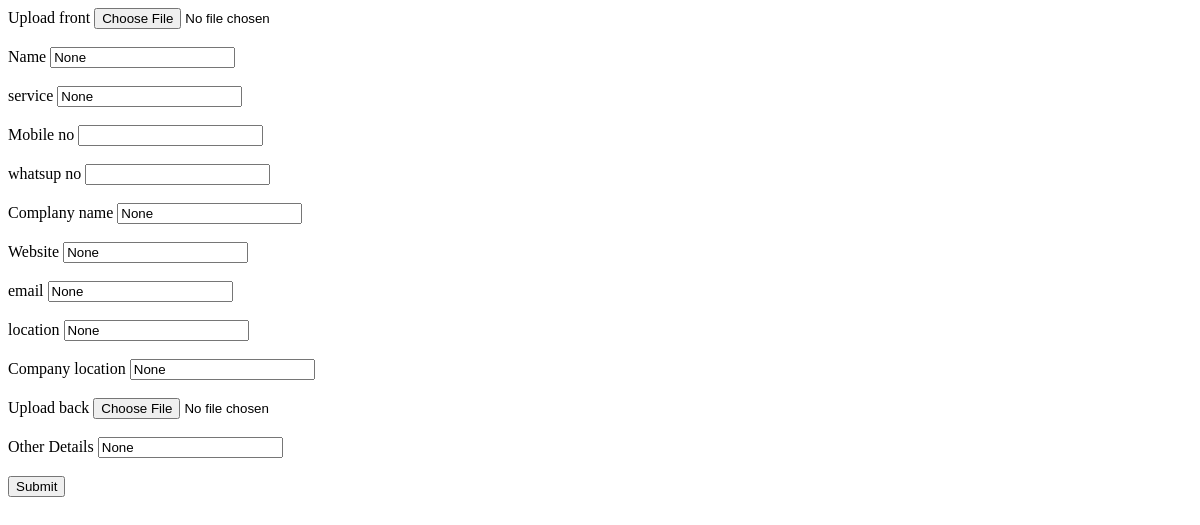
Page /longprofile/personal_card_update/ (signed in) on the earlier database version.
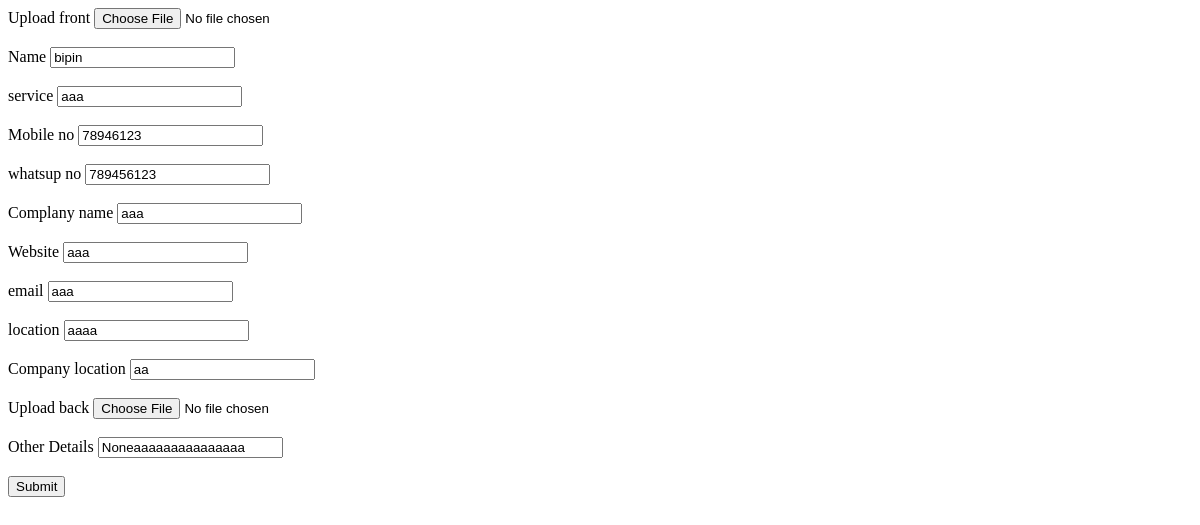
Same page on the later database version.
### longprofile/models.py (models this page shows)
class Personal_card(models.Model):
    user = models.ForeignKey(CustomUser, on_delete=models.CASCADE,blank=True, null=True)
    front_img = models.ImageField(upload_to='media',null=True,blank=True)
    back_img = models.ImageField(upload_to='media',null=True,blank=True)
    name = models.CharField(max_length=50,null=True,blank=True)
    services = models.CharField(max_length=50,null=True,blank=True)
    mobile = models.IntegerField(null=True,blank=True)
    whatsup = models.IntegerField(null=True,blank=True)
    company_name = models.CharField(max_length=150,null=True,blank=True)
    website = models.CharField(max_length=150,null=True,blank=True)
    email = models.CharField(max_length=150,null=True,blank=True)
    location = models.CharField(max_length=150,null=True,blank=True)
    company_location = models.CharField(max_length=150,null=True,blank=True)
    details = models.CharField(max_length=500,null=True,blank=True)
    update_at = models.DateTimeField(auto_now=True)

### longprofile/views.py (the view, shortened to what this page needs)
# urls.py: path('personal_card_update/',views.personal_card_update,name="personal_card_update"),
def personal_card_update(request):
    current_user = request.user
    if Personal_card.objects.filter(user_id = current_user.id):
        view = Personal_card.objects.get(user_id = current_user.id)
    else:
        view = Personal_card()
    context = {
        "view":view,
    }
    return render(request,'longprofile/personal_card_update.html',context)

### templates/longprofile/personal_card_update.html (shortened to what this page needs)
<html>
    <body>
        <form method="post" enctype="multipart/form-data">
            <label for="uploadimg">Upload front</label>
            <input type="file" id="uploadimg" name="uploadimg" value="{{view.front_img}}"><br><br>
            <label for="name">Name</label>
            <input type="text" id="name" name="name" value="{{view.name}}"><br><br>
            <label for="service">service</label>
            <input type="text" name="service" id="service" value="{{view.services}}"><br><br>
            <label for="mobile">Mobile no</label>
            <input type="number" name="mobile" id="mobile" value="{{view.mobile}}"><br><br>
            <label for="whatsup">whatsup no</label>
            <input type="number" name="whatsup" id="whatsup" value="{{view.whatsup}}"><br><br>
            <label for="cmp_name">Complany name</label>
            <input type="text" name="cmp_name" id="cmp_name" value="{{view.company_name}}"><br><br>
            <label for="Website">Website</label>
            <input type="text" name="Website" id="Website" value="{{view.website}}"><br><br>
            <label for="email">email</label>
            <input type="text" name="email" id="email" value="{{view.email}}"><br><br>
            <label for="location">location</label>
            <input type="text" name="location" id="location" value="{{view.location}}"><br><br>
            <label for="cmplocation">Company location</label>
            <input type="text" name="cmplocation" id="cmplocation" value="{{view.company_location}}"><br><br>
            <label for="uploadback">Upload back</label>
            <input type="file" id="uploadback" name="uploadback" value="{{view.back_img}}"><br><br>
            <label for="detail">Other Details</label>
            <input type="text" name="detail" id="detail" value="{{view.details}}"><br><br>
            <input type="submit">
        </form>
    </body>
</html>

Differences in the rows shown:
added Personal_card: name "bipin", service "aaa", mobile "78946123", whatsup "789456123", cmp_name "aaa", Website "aaa", email "aaa", location "aaaa", cmplocation "aa", detail "Noneaaaaaaaaaaaaaaa"
Other differences:
form field name: "None" → (not shown)
form field service: "None" → (not shown)
form field cmp_name: "None" → (not shown)
form field Website: "None" → (not shown)
form field email: "None" → (not shown)
form field location: "None" → (not shown)
form field cmplocation: "None" → (not shown)
form field detail: "None" → (not shown)
